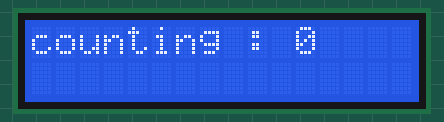
This sketch was run on a simulated Arduino Uno, built with avr-gcc and run on an emulated ATmega328P. Shown: 16×2 character LCD.

Above: at 0.1 s.
At 1.1 s:
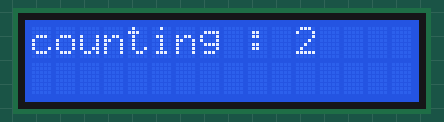
At 2.6 s:
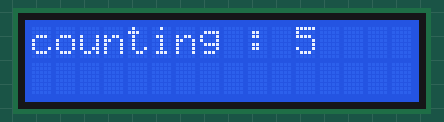
At 5.6 s:
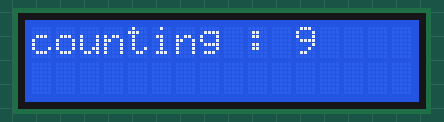
At 8.1 s:
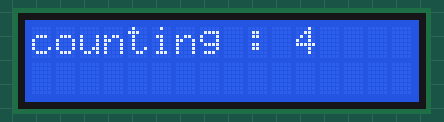
At 11.1 s:
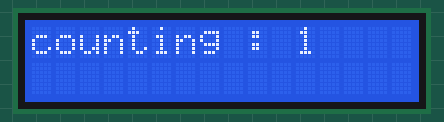

Measured:
- by itself, everything shown: repeats every 10.5 s, in 21 steps
- what the display in image 1 shows lasts 0.5 s, from 1.1 s to 1.6 s

The sketch:

sketch_mar12a.ino
```cpp
#include<LiquidCrystal.h>

LiquidCrystal lcd(7,6,5,4,3,2);
int l,m=0;
void setup()
{
  lcd.begin(16,2);
  lcd.setCursor(0,0);
}

void loop()
{
  lcd.setCursor(0,0);
  lcd.print("counting : ");
  if(m==1)
  {
     for(l=9 ; l>=0 ; l--)
  {
   lcd.setCursor(11,0);
   lcd.print(l);
   delay(500);
  }
  }
  for(l=0 ; l<=10 ; l++)
   {
   lcd.setCursor(11,0);
   lcd.print(l);
   delay(500);
   m=1;
  }
  if(l==11)
  lcd.clear();
}
```
